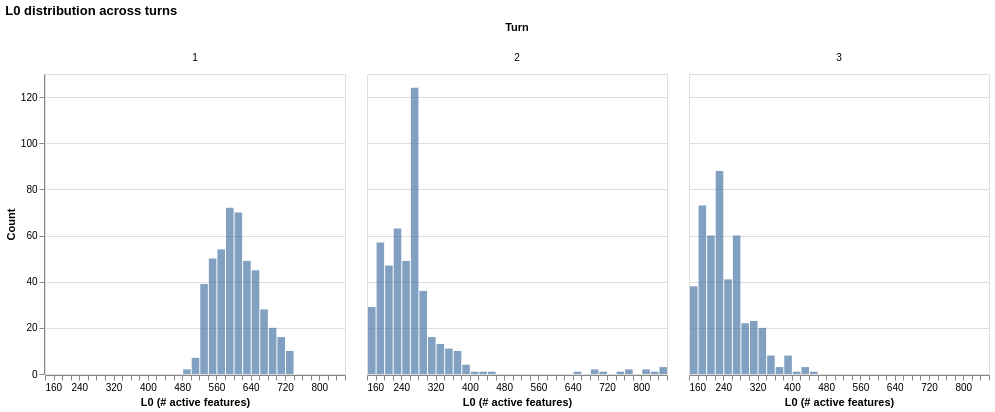

Notebook source saved alongside this figure:
### Code cell
plot_l0(instances_stats['fail'])

### Figure 1 — Vega-Lite specification as saved in the notebook (floating-point values rounded to 4 significant figures; data arrays with more than 128 entries replaced by an {"elided": "..."} marker saying what was removed)
{"config": {"view": {"continuousWidth": 300, "continuousHeight": 300}}, "data": {"name": "data-37b21058c9eee9d7b76640e15d9c666e"}, "facet": {"column": {"field": "turn", "title": "Turn", "type": "nominal"}}, "spec": {"mark": {"type": "bar", "opacity": 0.7}, "encoding": {"tooltip": [{"aggregate": "count", "title": "Count", "type": "quantitative"}], "x": {"bin": {"maxbins": 40}, "field": "l0", "title": "L0 (# active features)", "type": "quantitative"}, "y": {"aggregate": "count", "title": "Count", "type": "quantitative"}}}, "resolve": {"scale": {"y": "shared"}}, "title": "L0 distribution across turns", "$schema": "https://vega.github.io/schema/vega-lite/v6.1.0.json", "datasets": {"data-37b21058c9eee9d7b76640e15d9c666e": {"elided": "1386 records"}}}
